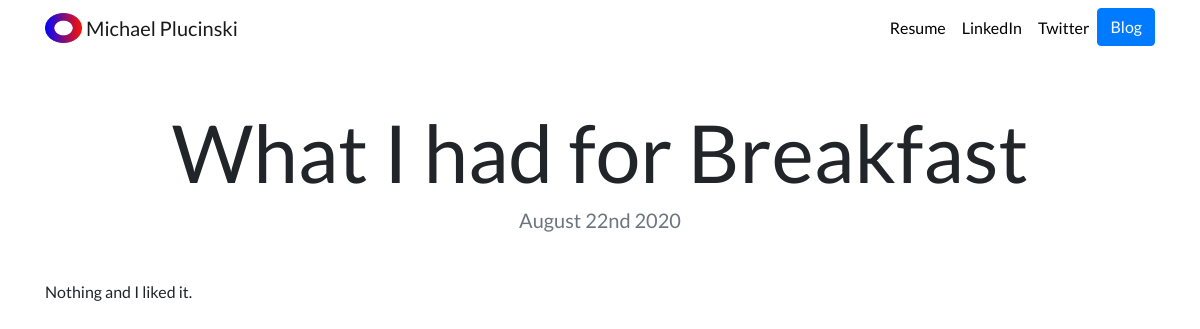
Page /blog/1/ on the committed database.
### blog/models.py (models this page shows, shortened)
class Blog_post(models.Model):
    title = models.CharField(max_length=100)
    post_date = models.DateField()
    post_description = models.TextField()

### blog/views.py (the view)
# urls.py: path('<int:blog_id>/', views.detail, name='detail'),
def detail(request, blog_id):
    blog = get_object_or_404(Blog_post, pk=blog_id)
    return render(request,'blog/detail.html',{'blog': blog})

### blog/templates/blog/detail.html (shortened to what this page needs)
{% extends 'portfolio/base.html' %}
{% block content %}
{% load static %}
<head>
</head>
<body>
    <h1 class="text-center mt-5" id="blogdetailtitle">{{ blog.title }}</h1>
    <h5 class="text-center text-muted mb-5">{{ blog.post_date|date:'F jS Y' }}</h5>
    <p>{{ blog.post_description|safe }}</p>
</body>
{% endblock %}

### portfolio/static/portfolio/custom.css (style rules this page uses)
body { font-family: 'Lato', sans-serif; }
@media (min-width: 992px) { #blogdetailtitle { font-size: 5rem; } }

### rows in the picture
Blog_post: title "What I had for Breakfast", post_date "August 22nd 2020", post_description "Nothing and I liked it."
